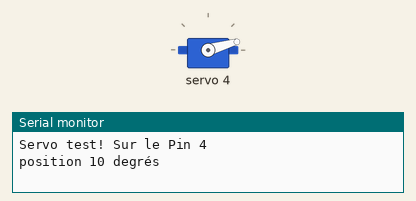
Simulated run of this sketch. Board: Arduino Uno, built with avr-gcc and run on an emulated ATmega328P. On the bench: servo, the last lines printed to the serial monitor.

Above: at 1.3 s.
At 6.25 s:
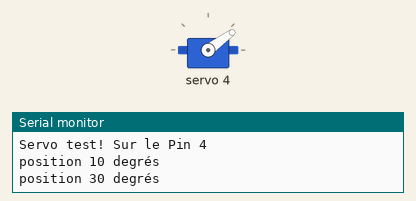
Timing chart, 0 to 7.8 s (numbered marks = the images above):
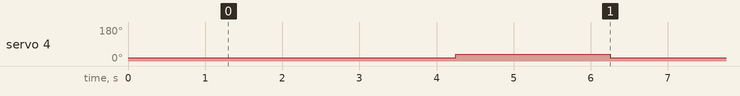

The sketch:

minicat_one_servo_test.ino
```cpp
// (licence header left out)
// 1.11.2021: AV / ToDo: to update to allow moving all Servos and to chose your own angle to test


//on inclut les librairies nécéssaires


#include <Wire.h>
#include <Adafruit_PWMServoDriver.h> //librairie spécifique à notre servo driver

Adafruit_PWMServoDriver pwm = Adafruit_PWMServoDriver(); //déclaration du driver pwm


//AV: ToDo : Modify the Servo number
#define SERVO 4 //pin où est branché le servomoteur // AV : ToDo: Modify here to test all the Servos


#define SERVOMIN  150 // longueur "minimale" d'impulsion pour le servomoteur (sur 4096)
#define SERVOMAX  600 // longueur "maximale" d'impulsion pour le servomoteur (sur 4096)


int range = SERVOMAX - SERVOMIN; //intervale des longueurs d'impulsion accessibles


void shutServo() { //fonction pour éteindre les servomoteurs
  delay(250);
  pwm.setPWM(SERVO, 0, 4096); //ces paramѐtres permettent d'éteindre le servomoteur SERVO

}

void setup() {

  Serial.begin(57600);
  Serial.println("Servo test! Sur le Pin 4");

  pwm.begin(); //initialisation du servo driver

  pwm.setPWMFreq(60);  //fréquence du servomoteur
  shutServo(); //éteindre le servomoteur avant de commencer
  delay(1000);

}


void loop() {

  //AV: Commenting out below lines and changing the rotation angle to avoid too much rotation as MiniCat Robot already mounted on Body Structure

  //Contrôle du servomoteur par longeur d'impulsion
  //Serial.println("position minimale");
  //pwm.setPWM(SERVO, 0, SERVOMIN); //l'impulsion est large de SERVOMIN unités
                                        //=>position minimale du servomoteur
  //delay(2000);

  //Serial.println("position maximale");
  //pwm.setPWM(SERVO, 0, SERVOMAX);//l'impulsion est large de SERVOMAX unités
                                        //=>position maximale du servomoteur
  //delay(2000);

  //Serial.println("position milieu");
  //pwm.setPWM(SERVO, 0, SERVOMIN+range/2);//l'impulsion est large de SERVOMIN + range/2 unités
                                        //=>position milieu du servomoteur
  //delay(2000);

  //AV: Commenting out below lines and changing the rotation angle to avoid too much rotation as MiniCat Robot already mounted on Body Structure

  //Contrôle du servomoteur par angle (voir fonction setToAngle)
  //Serial.println("position 45 degrés ");
  //setToAngle(45);

  //Serial.println("position 20 degrés");
  //setToAngle(20);


  //AV : ToDo : MODIFY here to test the Servo Angle position,

  /*##############################################################*/

  //AV: ToDo : MODIFY THE 1st POSITION OF THE SERVO :

  Serial.println("position 10 degrés");
  setToAngle(10);


  //AV: ToDo : MODIFY THE DELAY (in Miliseconds) BETWEEN 2 POSITIONS AS YOU WANT :

  delay(1000);


  //AV: ToDo : MODIFY THE 2d POSITION OF THE SERVO :

  Serial.println("position 30 degrés");
  setToAngle(30);

 /*##############################################################*/

}


void setToAngle(int angle){ //permet de contôler le servomoteur directement par un angle
                            //et plus par une longueur d'impulsion

  int pulse = map(angle, 0, 180, SERVOMIN, SERVOMAX); //la fonction map transforme la valeur
  //"angle", qui va de 0 à 180, en la valeur "pulse" qui va de SERVOMIN à SERVOMAX
  //On convertit notre angle en longueur d'impulsion !

  pwm.setPWM(SERVO, 0, pulse); //on envoie au servomoteur une impulsion longue de "pulse" unités
  delay(2000);
}
```

Measured:
- by itself, servo 4: alternates 36° for 2.0 s and 16° for 3.0 s
